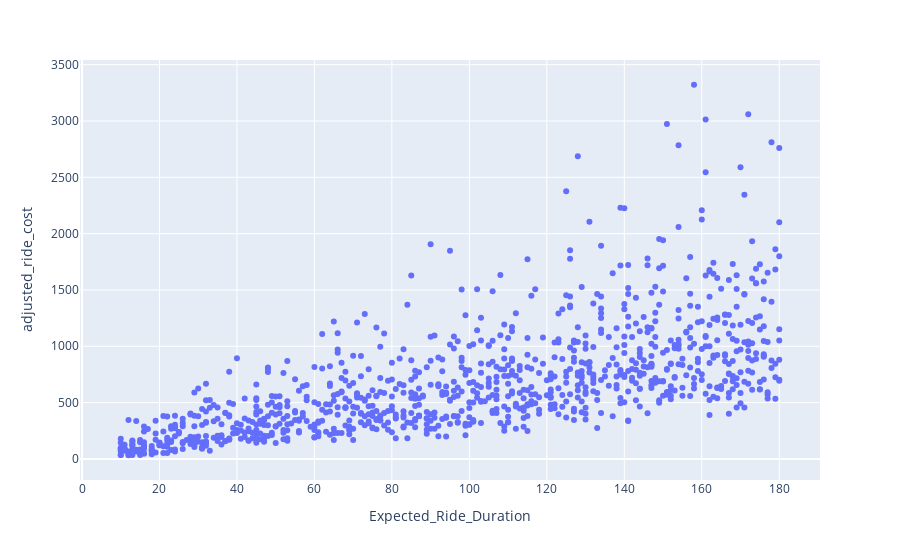

Notebook cell for this chart:
### Code cell
fig = px.scatter(data, 
                 x=data['Expected_Ride_Duration'], 
                 y=data['adjusted_ride_cost'],
                 )

fig.show()

### Figure 1 — Plotly figure (JSON) as saved in the notebook; plotly's stock layout.template omitted (floating-point values rounded to 4 significant figures; data arrays with more than 128 entries replaced by an {"elided": "..."} marker saying what was removed)
{"data": [{"hovertemplate": "Expected_Ride_Duration=%{x}<br>adjusted_ride_cost=%{y}<extra></extra>", "legendgroup": "", "marker": {"color": "#636efa", "symbol": "circle"}, "mode": "markers", "name": "", "orientation": "v", "showlegend": false, "type": "scatter", "x": {"elided": "1000 int values"}, "xaxis": "x", "y": {"elided": "1000 float values"}, "yaxis": "y"}], "layout": {"autosize": true, "legend": {"tracegroupgap": 0}, "margin": {"t": 60}, "xaxis": {"anchor": "y", "autorange": true, "domain": [0, 1], "range": [-0.2883, 190.3], "title": {"text": "Expected_Ride_Duration"}, "type": "linear"}, "yaxis": {"anchor": "x", "autorange": true, "domain": [0, 1], "range": [-222.3, 3577.0], "title": {"text": "adjusted_ride_cost"}, "type": "linear"}}}
